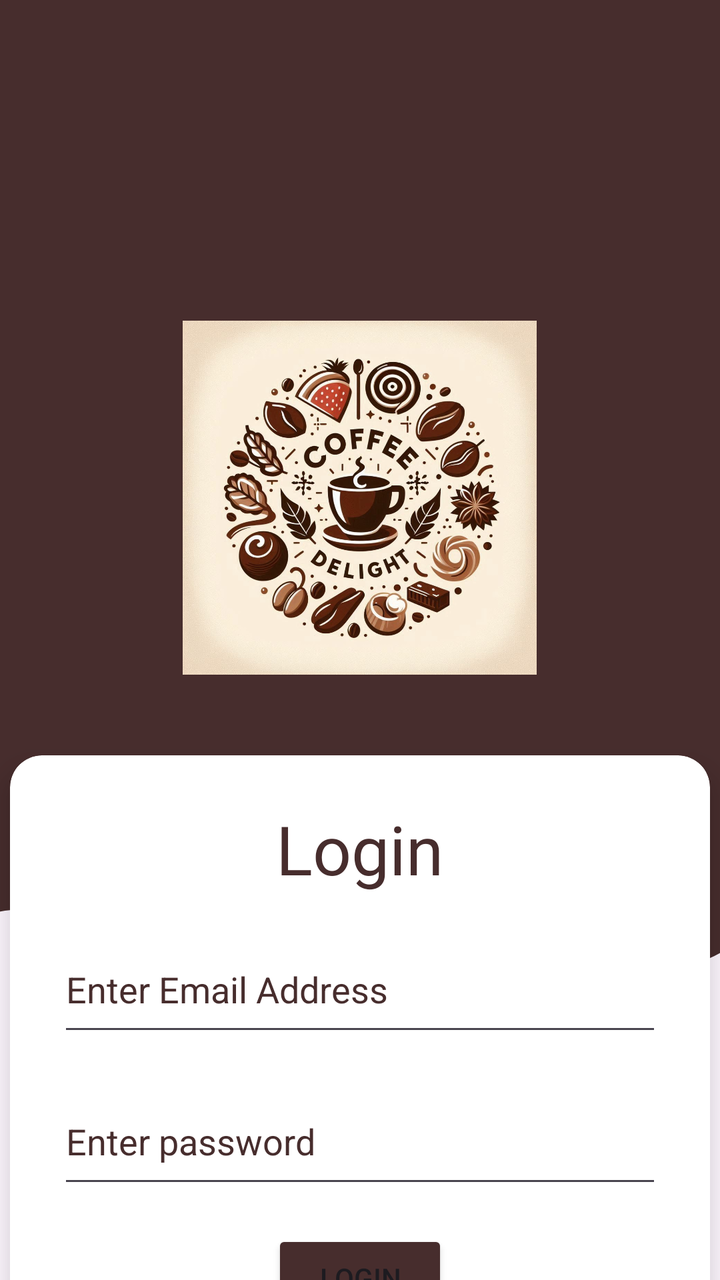
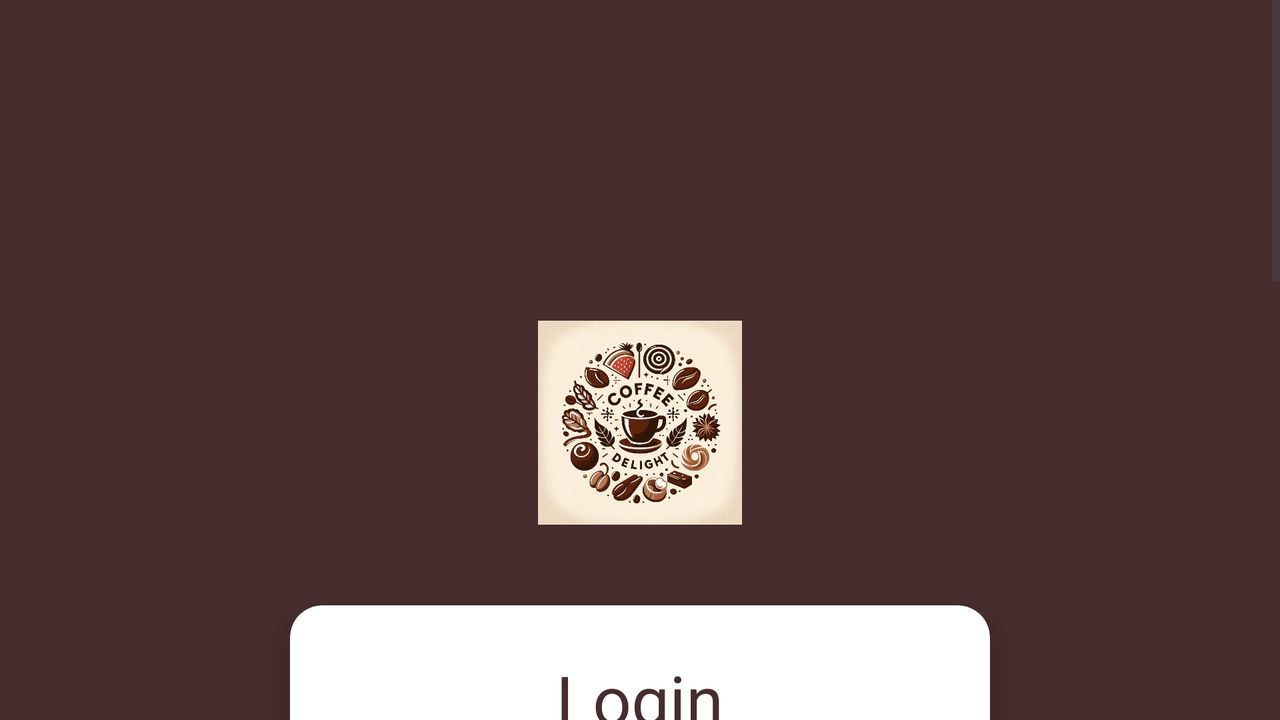

Two renders of one Android screen. The first uses the default layout on a phone; the second uses the alternative layout the repository ships for a different screen configuration, on a matching device. The two XML files are below.
<!-- AndroidManifest.xml: application theme Theme.CoffeeDelight -->
<!-- res/layout/activity_login.xml -->
<?xml version="1.0" encoding="utf-8"?>
<LinearLayout
    xmlns:android="http://schemas.android.com/apk/res/android"
    xmlns:app="http://schemas.android.com/apk/res-auto"
    android:layout_width="match_parent"
    android:layout_height="match_parent"
    android:orientation="vertical"
    android:gravity="center_horizontal">

    <View
        android:id="@+id/view"
        android:layout_width="match_parent"
        android:layout_height="380dp"
        android:background="@color/bg_color" />

    <ImageView
        android:id="@+id/imageView"
        android:layout_width="wrap_content"
        android:layout_height="180dp"
        android:contentDescription="@string/wave_bg"
        android:rotation="180"
        android:scaleType="centerCrop"
        app:srcCompat="@drawable/wave" />

    <ImageView
        android:id="@+id/imageView2"
        android:layout_width="225dp"
        android:layout_height="177dp"
        android:layout_marginTop="-400dp"
        android:layout_marginBottom="80dp"
        android:elevation="10dp"
        android:contentDescription="@string/app_name"
        app:srcCompat="@drawable/logo"
        android:scaleType="centerInside"/>

    <androidx.cardview.widget.CardView
        android:id="@+id/cardView"
        android:layout_width="350dp"
        android:layout_height="400dp"
        android:layout_marginTop="-40dp"
        app:cardCornerRadius="16dp"
        app:cardElevation="8dp"
        android:background="@color/white">

        <LinearLayout
            android:layout_width="match_parent"
            android:layout_height="match_parent"
            android:gravity="center_horizontal"
            android:orientation="vertical"
            android:padding="24dp">

            <TextView
                android:id="@+id/textViewLogin"
                android:layout_width="wrap_content"
                android:layout_height="wrap_content"
                android:layout_marginBottom="16dp"
                android:text="@string/login"
                android:textColor="@color/bg_color"
                android:textSize="34sp" />


            <EditText
                android:id="@+id/textEmailLogin"
                android:layout_width="match_parent"
                android:layout_height="60dp"
                android:layout_marginBottom="16dp"
                android:drawableStart="@drawable/account"
                android:drawablePadding="10dp"
                android:drawableTint="@color/bg_color"
                android:autofillHints="emailAddress"
                android:hint="@string/enter_email"
                android:textColorHint="@color/bg_color"
                android:inputType="textEmailAddress" />

            <EditText
                android:id="@+id/textPasswordLogin"
                android:layout_width="match_parent"
                android:layout_height="60dp"
                android:layout_marginBottom="16dp"
                android:drawableStart="@drawable/key_password"
                android:drawablePadding="10dp"
                android:drawableTint="@color/bg_color"
                android:autofillHints="password"
                android:hint="@string/enter_password"
                android:textColorHint="@color/bg_color"
                android:inputType="textPassword" />

            <Button
                android:id="@+id/btnLogin"
                android:layout_width="wrap_content"
                android:layout_height="wrap_content"
                android:layout_marginBottom="16dp"
                android:backgroundTint="@color/bg_color"
                android:text="@string/login"
                app:cornerRadius="8dp" />

            <TextView
                android:id="@+id/linkRegister"
                android:layout_width="wrap_content"
                android:layout_height="wrap_content"
                android:text="@string/new_user"
                android:textAlignment="center"
                android:textColor="@color/links"
                android:textSize="18sp" />

        </LinearLayout>
    </androidx.cardview.widget.CardView>

</LinearLayout>
<!-- resources referenced by this layout -->
<resources>
  <color name="bg_color">#472D2D</color>
  <color name="links">#673AB7</color>
  <color name="white">#FFFFFFFF</color>
  <!-- drawable logo: png bitmap (drawable, 170359 bytes) -->
  <!-- drawable wave (drawable) -->
  <vector xmlns:android="http://schemas.android.com/apk/res/android"
      android:width="1440dp"
      android:height="400dp"
      android:viewportWidth="1440"
      android:viewportHeight="320">
    <path
        android:pathData="M0,224L30,234.7C60,245 120,267 180,240C240,213 300,139 360,138.7C420,139 480,213 540,234.7C600,256 660,224 720,192C780,160 840,128 900,133.3C960,139 1020,181 1080,186.7C1140,192 1200,160 1260,149.3C1320,139 1380,149 1410,154.7L1440,160L1440,320L1410,320C1380,320 1320,320 1260,320C1200,320 1140,320 1080,320C1020,320 960,320 900,320C840,320 780,320 720,320C660,320 600,320 540,320C480,320 420,320 360,320C300,320 240,320 180,320C120,320 60,320 30,320L0,320Z"
        android:fillColor="#472D2D"/>
  </vector>
  <string name="app_name">coffeeDelight</string>
  <string name="enter_email">Enter Email Address</string>
  <string name="enter_password">Enter password</string>
  <string name="login">Login</string>
  <string name="new_user">New user? Signup</string>
  <string name="wave_bg">wave background</string>
  <style name="Theme.CoffeeDelight" parent="Base.Theme.CoffeeDelight" />
  <style name="Base.Theme.CoffeeDelight" parent="Theme.Material3.DayNight.NoActionBar">
          
          
      </style>
</resources>
<!-- res/layout-land/activity_login.xml (the author's variant of the layout above) -->
<!-- drawn on the phone turned sideways -->
<?xml version="1.0" encoding="utf-8"?>
<LinearLayout xmlns:android="http://schemas.android.com/apk/res/android"
    xmlns:app="http://schemas.android.com/apk/res-auto"
    android:layout_width="match_parent"
    android:layout_height="match_parent"
    android:gravity="center_horizontal"
    android:orientation="vertical">

    <ScrollView
        android:layout_width="match_parent"
        android:layout_height="match_parent">

        <LinearLayout
            android:layout_width="match_parent"
            android:layout_height="wrap_content"
            android:orientation="vertical"
            android:gravity="center_horizontal"
            >

            <View
                android:id="@+id/view"
                android:layout_width="match_parent"
                android:layout_height="380dp"
                android:background="@color/bg_color" />

            <ImageView
                android:id="@+id/imageView"
                android:layout_width="wrap_content"
                android:layout_height="180dp"
                android:contentDescription="@string/wave_bg"
                android:rotation="180"
                android:scaleType="centerCrop"
                app:srcCompat="@drawable/wave" />

            <ImageView
                android:id="@+id/imageView2"
                android:layout_width="157dp"
                android:layout_height="102dp"
                android:layout_marginTop="-400dp"
                android:layout_marginBottom="80dp"
                android:contentDescription="@string/app_name"
                android:elevation="10dp"
                android:scaleType="centerInside"
                app:srcCompat="@drawable/logo" />

            <androidx.cardview.widget.CardView
                android:id="@+id/cardView"
                android:layout_width="350dp"
                android:layout_height="400dp"
                android:layout_marginTop="-40dp"
                android:background="@color/white"
                app:cardCornerRadius="16dp"
                app:cardElevation="8dp">

                <LinearLayout
                    android:layout_width="match_parent"
                    android:layout_height="match_parent"
                    android:gravity="center_horizontal"
                    android:orientation="vertical"
                    android:padding="24dp">

                    <TextView
                        android:id="@+id/textViewLogin"
                        android:layout_width="wrap_content"
                        android:layout_height="wrap_content"
                        android:layout_marginBottom="16dp"
                        android:text="@string/login"
                        android:textColor="@color/bg_color"
                        android:textSize="34sp" />


                    <EditText
                        android:id="@+id/textEmailLogin"
                        android:layout_width="match_parent"
                        android:layout_height="60dp"
                        android:layout_marginBottom="16dp"
                        android:autofillHints="emailAddress"
                        android:drawableStart="@drawable/account"
                        android:drawablePadding="10dp"
                        android:drawableTint="@color/bg_color"
                        android:hint="@string/enter_email"
                        android:inputType="textEmailAddress"
                        android:textColorHint="@color/bg_color" />

                    <EditText
                        android:id="@+id/textPasswordLogin"
                        android:layout_width="match_parent"
                        android:layout_height="60dp"
                        android:layout_marginBottom="16dp"
                        android:autofillHints="password"
                        android:drawableStart="@drawable/key_password"
                        android:drawablePadding="10dp"
                        android:drawableTint="@color/bg_color"
                        android:hint="@string/enter_password"
                        android:inputType="textPassword"
                        android:textColorHint="@color/bg_color" />

                    <Button
                        android:id="@+id/btnLogin"
                        android:layout_width="wrap_content"
                        android:layout_height="wrap_content"
                        android:layout_marginBottom="16dp"
                        android:backgroundTint="@color/bg_color"
                        android:text="@string/login"
                        app:cornerRadius="8dp" />

                    <TextView
                        android:id="@+id/linkRegister"
                        android:layout_width="wrap_content"
                        android:layout_height="wrap_content"
                        android:text="@string/new_user"
                        android:textAlignment="center"
                        android:textColor="@color/links"
                        android:textSize="18sp" />

                </LinearLayout>
            </androidx.cardview.widget.CardView>
        </LinearLayout>
    </ScrollView>

</LinearLayout>
